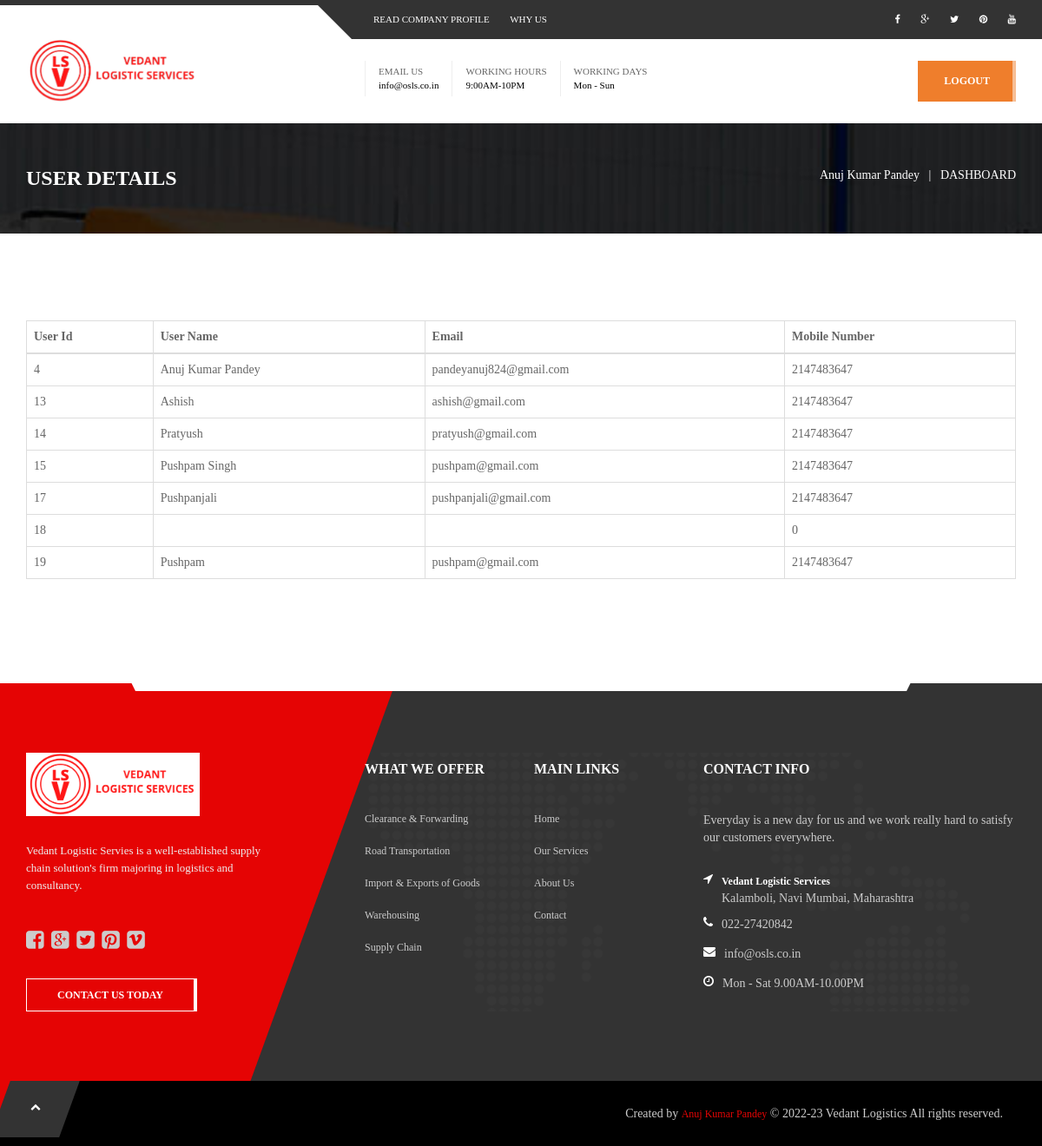
/user_details.php (signed in), run on the app's committed database.
### tables this page shows
CREATE TABLE `useraccount` (
  `user_id` int(11) NOT NULL,
  `FullName` varchar(255) NOT NULL,
  `Email` varchar(255) NOT NULL,
  `Password` varchar(255) NOT NULL,
  `C_Password` varchar(255) NOT NULL,
  `Phone` int(20) NOT NULL
);

### user_details.php (the view, shortened to what this page needs)
<?php
    $host="localhost";
    $user="root";
    $password="";
    $db="vls";
    $link = mysqli_connect($host,$user,$password,$db);
    $k=$_SESSION['FullName'];
?>
	<?php include 'head.php' ?>
		<body data-scrolling-animations="true">
			<div class="sp-body">
				<header id="this-is-top">
					<div class="container-fluid">
						<div class="topmenu row">
							<nav class="col-sm-offset-3 col-md-offset-4 col-lg-offset-4 col-sm-6 col-md-5 col-lg-5"> <a href="#">read company profile</a> <a href="#">WHY US</a> </nav>
							<nav class="text-right col-sm-3 col-md-3 col-lg-3"> <a href="#"><i class="fa fa-facebook"></i></a> <a href="#"><i class="fa fa-google-plus"></i></a> <a href="#"><i class="fa fa-twitter"></i></a> <a href="#"><i class="fa fa-pinterest"></i></a> <a href="#"><i class="fa fa-youtube"></i></a> </nav>
						</div>
						<div class="row header">
							<div class="col-sm-3 col-md-3 col-lg-3"> <img src="img/logo1.png" width="200px" alt="Vedant Logistics" /> </div>
							<div class="col-sm-offset-1 col-md-offset-1 col-lg-offset-1 col-sm-8 col-md-8 col-lg-8">
								<div class="text-right header-padding">
									<div class="h-block"><span>EMAIL US</span>info@osls.co.in</div>
									<div class="h-block"><span>WORKING HOURS</span> 9:00AM-10PM</div>
									<div class="h-block"><span>WORKING DAYS</span>Mon - Sun</div> <a class="btn btn-success" href="login.php" type="submit" name="logout">LOGOUT</a> </div>
							</div>
						</div>
						</nav> <a id="menu-close" href="#"><i class="fa fa-times"></i></a> </div>
				</header>
				<div class="bg-image page-title">
					<div class="container-fluid"> <a href="#"><h1>USER DETAILS</h1></a>
						<div class="pull-right">
							<a href="#">
								<?php echo $k; ?>
							</a> &nbsp;&nbsp;|&nbsp;&nbsp; <a href="admin_dashboard.php">DASHBOARD</a> </div>
					</div>
				</div>
				<br>
				<div class="container-fluid block-content">
					<table class="table table-bordered">
						<thead class="thead_dark">
							<tr>
								<th scope="col">User Id</th>
								<th scope="col">User Name</th>
								<th scope="col">Email</th>
								<th scope="col">Mobile Number</th>
							</tr>
						</thead>
		<?php
        $sql3 = "select * from useraccount";
        $result=mysqli_query($link,$sql3);
    	$count=mysqli_num_rows($result);
        if($count){
            while($row=mysqli_fetch_assoc($result)){
                echo
                '<tr>
					<td>
						'.$row["user_id"].'
					</td>
                    <td>
                        '.$row["FullName"].'
                    </td>
                    <td>
                        '.$row["Email"].'
                    </td>
                    <td>
                        '.$row["Phone"].'
                    </td>
                </tr>';
            }
        }
    ?>
					</table>
				</div>
				<br>
				<?php include 'footer.php' ?>
			</div>
		</body>
		</html>

### assets/switcher/css/color2.css (style rules this page uses)
.why-us li, .stats > div > div, .stats > div > div:hover > span:first-child, #partners .owl-buttons div, #to-top:hover, .bg-image.blog-section h3, .bg-image.blog-section div div a, .bg-image.blog-section div div a:hover, .owl-theme .owl-controls .owl-buttons div, .adress-details > div > span, .comments > div > span.author, nav.pagination a, .tags a, .recent-posts div a, ul.blog-cats li a, .attachments li a, h1, h2, h3, h4, h5, h6, ul.styled li > ul > li > a, ul.styled > li > a, .nav-tabs > li > a, .default-inp i, .our-services div > a > span > i { color:#222127; }
.why-us li span, .topmenu nav, .topmenu:before, footer, #to-top, .two-news > div div:last-child > div { background:#222127; }
header, .topmenu nav:first-child:before { border-top-color:#222127; }
.btn.btn-success, .btn-success:hover, .big-hr.color-1, .one-news > div > div, .btn.btn-sm.btn-success:before, .our-services div > a:hover:after, nav.pagination a.active, ul.styled > li.active, .nav-tabs > li.active > a, .nav-tabs > li.active > a:focus, .nav-tabs > li.active > a:hover, .info-texts:before, ul.blog-cats > li:before, ul.blog-cats li > ul { background-color:#f48929; }

### assets/switcher/css/color3.css (style rules this page uses)
.why-us li, .stats > div > div, .stats > div > div:hover > span:first-child, #partners .owl-buttons div, #to-top:hover, .bg-image.blog-section h3, .bg-image.blog-section div div a, .bg-image.blog-section div div a:hover, .owl-theme .owl-controls .owl-buttons div, .adress-details > div > span, .comments > div > span.author, nav.pagination a, .tags a, .recent-posts div a, ul.blog-cats li a, .attachments li a, h1, h2, h3, h4, h5, h6, ul.styled li > ul > li > a, ul.styled > li > a, .nav-tabs > li > a, .default-inp i, .our-services div > a > span > i { color:#292c31; }
.why-us li span, .topmenu nav, .topmenu:before, footer, #to-top, .two-news > div div:last-child > div { background:#292c31; }
header, .topmenu nav:first-child:before { border-top-color:#292c31; }
.btn.btn-success, .btn-success:hover, .big-hr.color-1, .one-news > div > div, .btn.btn-sm.btn-success:before, .our-services div > a:hover:after, nav.pagination a.active, ul.styled > li.active, .nav-tabs > li.active > a, .nav-tabs > li.active > a:focus, .nav-tabs > li.active > a:hover, .info-texts:before, ul.blog-cats > li:before, ul.blog-cats li > ul { background-color:#f04d4e; }

### assets/switcher/css/color4.css (style rules this page uses)
.why-us li, .stats > div > div, .stats > div > div:hover > span:first-child, #partners .owl-buttons div, #to-top:hover, .bg-image.blog-section h3, .bg-image.blog-section div div a, .bg-image.blog-section div div a:hover, .owl-theme .owl-controls .owl-buttons div, .adress-details > div > span, .comments > div > span.author, nav.pagination a, .tags a, .recent-posts div a, ul.blog-cats li a, .attachments li a, h1, h2, h3, h4, h5, h6, ul.styled li > ul > li > a, ul.styled > li > a, .nav-tabs > li > a, .default-inp i, .our-services div > a > span > i { color:#333; }
.why-us li span, .topmenu nav, .topmenu:before, footer, #to-top, .two-news > div div:last-child > div { background:#333; }
header, .topmenu nav:first-child:before { border-top-color:#333; }
.btn.btn-success, .btn-success:hover, .big-hr.color-1, .one-news > div > div, .btn.btn-sm.btn-success:before, .our-services div > a:hover:after, nav.pagination a.active, ul.styled > li.active, .nav-tabs > li.active > a, .nav-tabs > li.active > a:focus, .nav-tabs > li.active > a:hover, .info-texts:before, ul.blog-cats > li:before, ul.blog-cats li > ul { background-color:#09397a; }

### data on the page
useraccount: user_id "4", FullName "Anuj Kumar Pandey", Email "pandeyanuj824@gmail.com", Phone "2147483647"
useraccount: user_id "13", FullName "Ashish", Email "ashish@gmail.com", Phone "2147483647"
useraccount: user_id "14", FullName "Pratyush", Email "pratyush@gmail.com", Phone "2147483647"
useraccount: user_id "15", FullName "Pushpam Singh", Email "pushpam@gmail.com", Phone "2147483647"
useraccount: user_id "17", FullName "Pushpanjali", Email "pushpanjali@gmail.com", Phone "2147483647"
useraccount: user_id "18", Phone "0"
useraccount: user_id "19", FullName "Pushpam", Email "pushpam@gmail.com", Phone "2147483647"

### other printed values
$k "Anuj Kumar Pandey"
